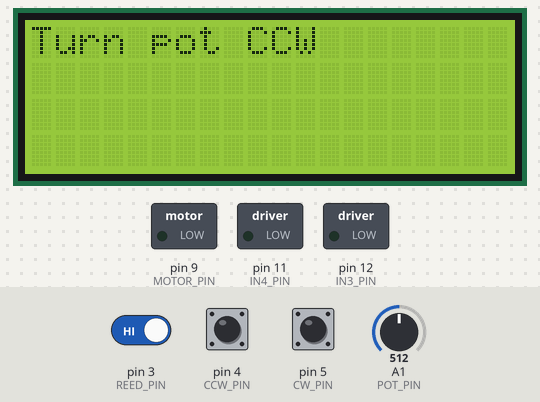
This sketch was run on a simulated Arduino Uno, built with avr-gcc and run on an emulated ATmega328P. On the bench: 20×4 character LCD, switched loads named in the sketch (green lamp = pin HIGH). The test bench sets the inputs (shaded band); at power-on: A1 (POT_PIN) = 512, pin 3 (REED_PIN) HIGH, pin 4 (CCW_PIN) HIGH, pin 5 (CW_PIN) HIGH. What the sketch prints to the serial monitor is not drawn.

Above: at 2.9 s.
3.0 s: A1 (POT_PIN) set to 7
4.5 s: A1 (POT_PIN) set to 4
At 5.5 s:
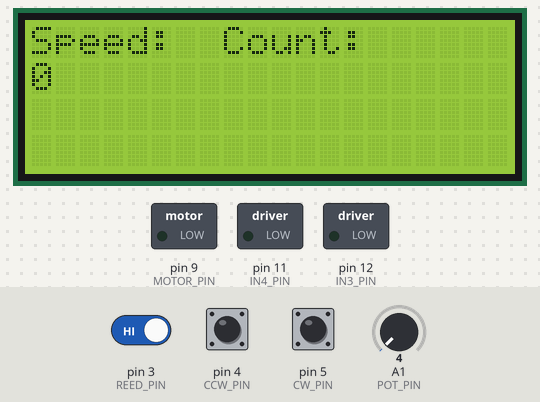
6.1 s: pin 3 (REED_PIN) driven LOW
7.6 s: pin 4 (CCW_PIN) pulled LOW for 0.7 s
At 9.2 s:
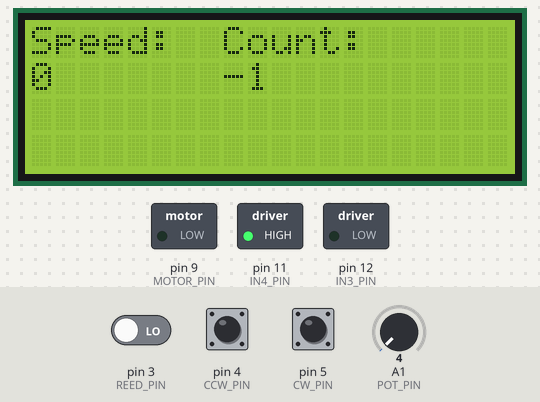
9.8 s: pin 5 (CW_PIN) pulled LOW for 0.7 s
At 11.7 s:
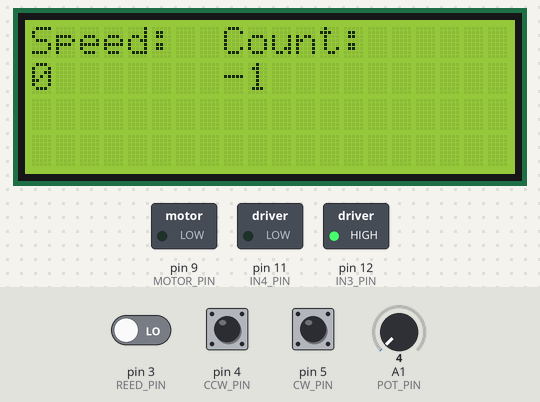
12.0 s: pin 5 (CW_PIN) pulled LOW for 3.2 s
At 12.8 s:
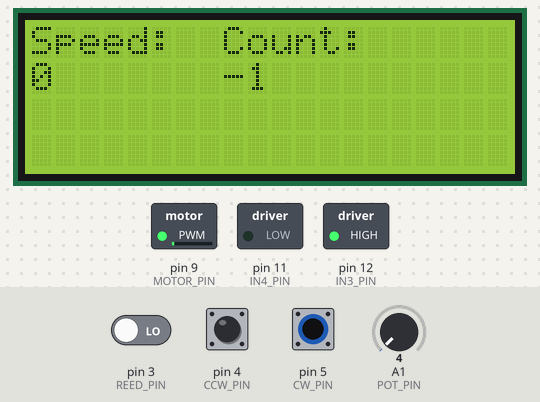
Timing chart, 0 to 16.7 s (numbered marks = the images above; inputs shaded):
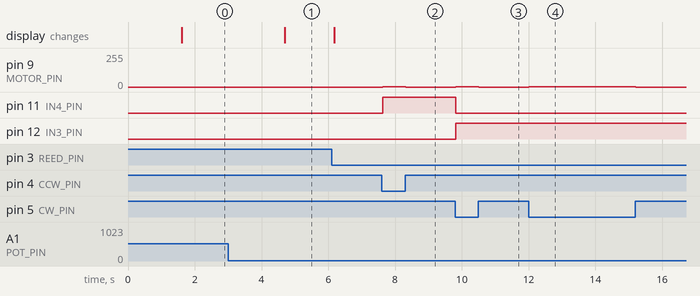

The sketch:

Pickup_Winder_Version_2.ino
```cpp
/*
 * Written by Tiny Boat Productions, 2022
 * DIY Pick up winder version 2
 *
 * Referance Documents
 * Potentiometer: https://docs.arduino.cc/learn/electronics/potentiometer-basics
 * DC Motor: https://www.tutorialspoint.com/arduino/arduino_dc_motor.htm
 * Reed Switch: https://create.arduino.cc/projecthub/muchika/reed-switch-with-arduino-81f6d2
 * I2C LCD: https://create.arduino.cc/projecthub/Arnov_Sharma_makes/lcd-i2c-tutorial-664e5a
 * Debounce: https://www.arduino.cc/en/Tutorial/BuiltInExamples/Debounce
 * H-Bridge: https://hackerstore.nl/PDFs/Tutorial298.pdf
 *
 */

#include "Wire.h"
#include "LiquidCrystal_I2C.h" // v1.1.2

const int DEBUG_PORT = 9600;
const unsigned long DEBOUNCE_DELAY = 20;
const int LCD_COLUMNS = 16;

//Pin declarations
const int MOTOR_PIN = 9; //motor pin
const int POT_PIN = A1;  //pot switch pin
const int REED_PIN = 3;  //reed switch pin
const int CW_PIN = 5;    //clockwise pin
const int CCW_PIN = 4;
const int IN3_PIN = 12;
const int IN4_PIN = 11;


LiquidCrystal_I2C lcd(0x27,20,4); //LCD setup

//Inital Values
int potVal;     //reading from the potentiometer
int lastPotVal = 0;
int motorSpeed;
int turnCount = 0;      //revoultion count
bool runState = false;           //run state
bool lastRunState = false;
unsigned long lastDebounceTime = 0;
int turnsSinceUpdate = 0;
int lastUpdateTime = 0;
int currentRPM = 0;
int lastPercent = 0;
int motorPercent = 0;

void handleReedUpdate() {
  int currentTime = millis();

  if (currentTime - lastDebounceTime > DEBOUNCE_DELAY) {
    turnsSinceUpdate++;
    currentRPM = 60 / (currentTime - lastUpdateTime);
    lastUpdateTime = currentTime;
  }
  lastDebounceTime = currentTime;
}

void setup() {
  //set up motor and reed switch pins
  pinMode(MOTOR_PIN, OUTPUT);
  pinMode(REED_PIN, INPUT_PULLUP);
  attachInterrupt(digitalPinToInterrupt(REED_PIN), handleReedUpdate, FALLING);
  pinMode(CW_PIN, INPUT_PULLUP);
  pinMode(CCW_PIN, INPUT_PULLUP);
  pinMode(IN3_PIN, OUTPUT);
  pinMode(IN4_PIN, OUTPUT);

  Serial.begin(DEBUG_PORT);

  //set up the lcd
  lcd.init();
  lcd.backlight();    //turn on the backlight
  lcd.setCursor(0,0); //set the cursor in the uper left corner
  lcd.print("Pickup winder");
  lcd.setCursor(0,1); //set the cursor at the start of the second line
  lcd.print("By: Tiny Boat");
  delay(1500);

  while (analogRead(POT_PIN) > 5){ //Make sure the motor is at low speed before starting it
    lcd.clear();
    lcd.setCursor(0,0);
    lcd.print("Turn pot CCW");
    delay(500);
  }

  while(digitalRead(REED_PIN) == 0){ //Ensure you dont start on the magnet so the count is accurate
    lcd.clear();
    lcd.setCursor(0,0);
    lcd.print("Turn winding wheel 1/4 turn");
    delay(500);
    turnCount = 0;
  }

  while(digitalRead(CW_PIN) == 0 || digitalRead(CCW_PIN) == 0){ //Ensure the switch is in the off position
    lcd.clear();
    lcd.setCursor(0,0);
    lcd.print("Flip switch to");
    lcd.setCursor(0,1);
    lcd.print("off position");
    delay(500);
  }

    lcd.clear();
    lcd.print("Speed:  Count:");
    lcd.setCursor(0, 1);
    lcd.print("0");
}

void loop() {
  // put your main code here, to run repeatedly:
  potVal = analogRead(POT_PIN);
  if(digitalRead(CW_PIN) == 0){
    lastRunState = runState;
    runState = true;
    digitalWrite(IN3_PIN, HIGH);
    digitalWrite(IN4_PIN, LOW);
  } else if (digitalRead(CCW_PIN) == 0){
    lastRunState = runState;
    runState = true;
    digitalWrite(IN3_PIN, LOW);
    digitalWrite(IN4_PIN, HIGH);
  } else {
    lastRunState = runState;
    runState = false;
  }

  //set the motor speed var
  if (!runState){
    motorSpeed = 0;
  } else if ((potVal != lastPotVal || runState != lastRunState) && runState) { //if the motor speed or the run state has ch/anged, and the motor is not off
    motorSpeed = potVal / 4;
    lastPotVal = potVal;
  }

  //set the motor speed pwm
  analogWrite(MOTOR_PIN, motorSpeed);

  //update the screen
  motorPercent = (motorSpeed*100)/255;
  if (motorPercent != lastPercent){
    //if( motorSpeed >= lastSpeed*0.01)||(motorSpeed <= lastSpeed*0.01){
      lcd.setCursor(0, 1);
      lcd.print("        ");
      lcd.setCursor(0, 1);
      lcd.print( motorPercent);
      lastPercent = motorPercent;
    //}
  }

  if (turnsSinceUpdate > 0) {
    if(digitalRead(CCW_PIN) == 0){
      turnCount += turnsSinceUpdate;
    } else {
      turnCount -= turnsSinceUpdate;
    }

    turnsSinceUpdate = 0;

    lcd.setCursor(LCD_COLUMNS / 2, 1);
    lcd.print(turnCount);
  }

  Serial.print("Motor speed: ");
  Serial.print(motorSpeed);
  Serial.print(",Count: ");
  Serial.print(turnCount);
  Serial.print(",run state: ");
  Serial.println(runState);
}
```

Measured:
- the behaviour switches between 6 and 5 on A1 (POT_PIN) (found by bisection; images 0 and 1)
- after the input at 3.0 s, every drawn part: stays the same
- after the input at 4.5 s, the display: changes after 0.20 s (image 1)
- after the input at 7.6 s, pin 9 (MOTOR_PIN): 0/255 → 1/255 at once, → 0/255 0.69 s later; pin 11 (IN4_PIN): LOW → HIGH at once
- after the input at 9.8 s, pin 9 (MOTOR_PIN): 0/255 → 1/255 at once, → 0/255 0.69 s later; pin 11 (IN4_PIN): HIGH → LOW at once; pin 12 (IN3_PIN): LOW → HIGH at once
- after the input at 12.0 s, pin 9 (MOTOR_PIN): 0/255 → 1/255 at once, → 0/255 3.2 s later
